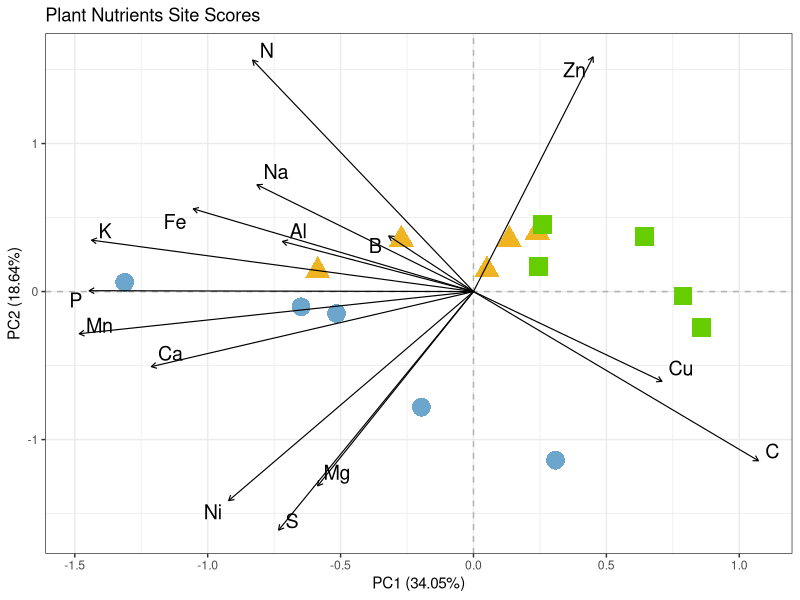

The R script that drew this image: (Note: this script raises an error after producing the figure.)
## ---- chunk 1
#install.packages('tinytex')
#knitr::opts_chunk$set(echo = TRUE)
knitr::opts_knit$set(root.dir='~/Tulane/1_VBL/2_ReCoast/Paper Growth/Analysis/Publish')
knitr::opts_chunk$set(
  dev = "png",
  dpe = 300,
  echo = FALSE,
  cache = TRUE
)
options(contrasts=c("contr.helmert","contr.poly"));options("contrasts")
## ---- chunk 2
options(contrasts = c("contr.helmert", "contr.poly"))
options("contrasts")
## ---- chunk 3
library(dplyr)  #DATA ORGANIZATION %>% symbol is used for "piping."
library(nlme) #DATA ORGANIZATION. Tidyr is in here, and this lets me rearrange my data. 
library(tidyverse) #PLOTTING DATA. Useful for customizing plots
library(ggrepel) #PLOTTING DATA. Keeps labels from overlapping
library(vegan)
library(tidyr) # For PCAs
## ---- chunk 4
plantnutrients <- read.csv("./LSUPlantNutrients.csv",stringsAsFactors = T, header=T)%>%
  group_by(Substrate)

## ---- chunk 5
plantnutrients$Substrate <- factor(plantnutrients$Substrate, levels=c("G","M","D"))
plantnutrients_detected <- plantnutrients[,!(names(plantnutrients) %in% c("As","Cd","Pb","Mo","Se"))]

plantnutrients_detected$Ni <- as.numeric(plantnutrients_detected$Ni)

plantnutrients_detected$Na<- as.numeric(plantnutrients_detected$Na)
## ---- chunk 6
# PCA
plantenv <- plantnutrients_detected[,c(2:16)]
plantcat <- c("D","D","D","D","D","M","M","M","M","M","G","G","G","G","G")
plantcat <- factor(plantcat, levels = c("D","M","G"))

plantenv.pca <- rda(plantenv, scale = TRUE)
summary(plantenv.pca)

species_scores1<-data.frame(scores(plantenv.pca,scaling=1)$species,labels=rownames(scores(plantenv.pca,scaling=1)$species))

site_scores1 <- data.frame(scores(plantenv.pca,scaling=1)$sites, labels=c("D1","D2","D3","D4","D5","M1","M2","M3","M4","M5","G1","G2","G3","G4","G5"))

myplantpcacolors <- c("skyblue3","goldenrod2","chartreuse3")

ggplot() + 
  ggtitle("Plant Nutrients Site Scores") +
  geom_vline(xintercept = c(0), color = "grey70", linetype = 2) +
  geom_hline(yintercept = c(0), color = "grey70", linetype = 2) +  
  xlab("PC1 (34.05%)") + 
  ylab("PC2 (18.64%)") +  
  geom_point(data=site_scores1, aes(x=PC1, y=PC2, label=labels, color=plantcat, shape = plantcat),show.legend=FALSE, size=6) +
  scale_color_manual(values = myplantpcacolors) +
  geom_segment(data=species_scores1, aes(x=0, y=0, xend=PC1, yend=PC2), colour="black", linewidth=0.4, arrow=arrow(length=unit(.15,"cm"))) +
  geom_text_repel(data=species_scores1, aes(x=PC1, y=PC2, label=labels), size=5,colour="black")+
  theme_bw()
## ---- chunk 7
adonis2(plantenv ~ plantcat, data=plantcat)
#plant groups differ (F2,12=15.745.1, p = 0.003)
## ---- chunk 8
soils <- read.csv("./Soil_Combined_LSU.csv",stringsAsFactors = T, header=T)%>%
  group_by(SoilType)
#use strings as factors = T, it makes them factors not characters
## ---- chunk 9
soils$SoilType <- factor(soils$SoilType, levels=c("G","M","D"))
## ---- chunk 10
soilenv <- soils[,3:17]

soilcat <- c("D","D","D","M","M","M","G","G","G")
soilcat <- factor(soilcat, levels = c("D","M","G"))

soilenv.rda <- rda(soilenv, scale = TRUE)
summary(soilenv.rda)
screeplot(soilenv.rda)
abline(a=1,b=0)
#scaling to compare "sites" (samples)
species_scores1<-data.frame(scores(soilenv.rda,scaling=1)$species,labels=rownames(scores(soilenv.rda,scaling=1)$species))

site_scores1 <- data.frame(scores(soilenv.rda,scaling=1)$sites, labels=c("D1","D2","D3","M1","M2","M3","G1","G2","G3"))

mysoilpcacolors <- c("skyblue3","goldenrod2","chartreuse3")

ggplot() + 
  ggtitle("Soil Nutrients Site Scores") +
  geom_vline(xintercept = c(0), color = "grey70", linetype = 2) +
  geom_hline(yintercept = c(0), color = "grey70", linetype = 2) +  
  xlab("PC1 (57.2%)") + 
  ylab("PC2 (24.7%)") +  
  geom_point(data=site_scores1, aes(x=PC1, y=PC2, label=labels, color=soilcat, shape = soilcat),show.legend=FALSE, size=6) +
  scale_color_manual(values = mysoilpcacolors) +
  geom_segment(data=species_scores1, aes(x=0, y=0, xend=PC1, yend=PC2), colour="black", size=0.4, arrow=arrow(length=unit(.15,"cm"))) +
  geom_text_repel(data=species_scores1, aes(x=PC1, y=PC2, label=labels), size=5,colour="black")+
  theme_bw()
## ---- chunk 11
adonis2(soilenv ~ soilcat, data=soilcat)
#soil groups differ (F2,6=197.1, p = 0.003)
